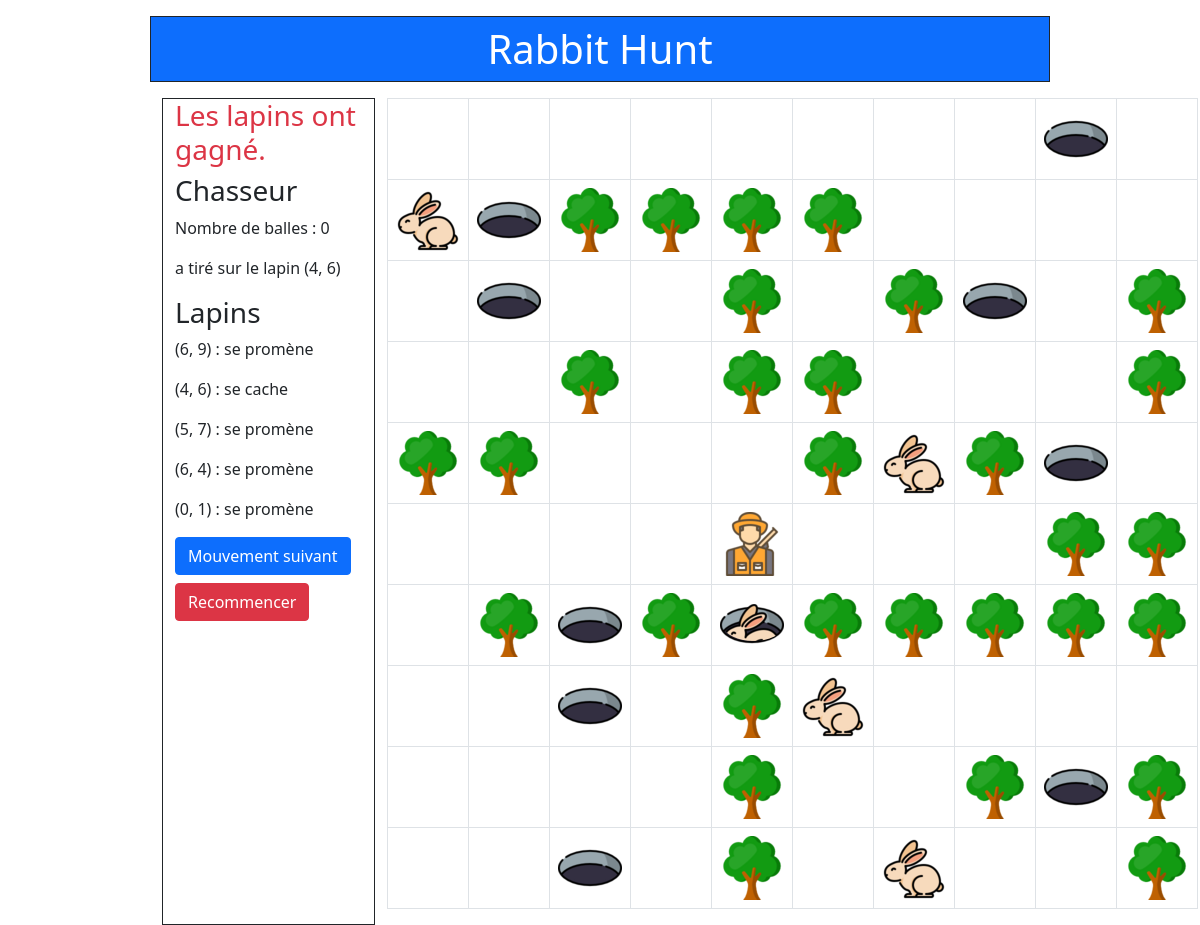
Screenshot of /game/ with the database file from the repository.
### bunnyapp/models.py (models this page shows, shortened)
class Forest(models.Model):
    size = models.IntegerField()
    message = models.CharField(max_length=24, default="")
    objects = models.Manager()

class Hunter(models.Model):
    forest = models.ForeignKey(Forest, on_delete=models.DO_NOTHING)
    bullet = models.IntegerField()
    hunger = models.IntegerField()
    kilometers = models.IntegerField()
    position_x = models.IntegerField()
    position_y = models.IntegerField()
    message = models.CharField(max_length=24, default="None")
    objects = models.Manager()

class Rabbit(models.Model):
    forest = models.ForeignKey(Forest, on_delete=models.DO_NOTHING)
    speed = models.IntegerField()
    color = models.CharField(max_length=10)
    kilometers = models.IntegerField()
    position_x = models.IntegerField()
    position_y = models.IntegerField()
    message = models.CharField(max_length=24, default="None")
    objects = models.Manager()

### bunnyapp/views.py (the view, shortened to what this page needs)
# urls.py: path('game/', views.game, name='game'),
def game(request):
    forest = Forest.objects.first()
    trees = Tree.objects.filter(forest=forest)
    hunters = Hunter.objects.filter(forest=forest)
    rabbits = Rabbit.objects.filter(forest=forest)
    burrows = Burrow.objects.filter(forest=forest)
    board = [['' for _ in range(forest.size)] for _ in range(forest.size)]
    for tree in trees:
        board[tree.position_y][tree.position_x] = 'tree'
    for hunter in hunters:
        board[hunter.position_y][hunter.position_x] = 'hunter'
    for rabbit in rabbits:
        board[rabbit.position_y][rabbit.position_x] = 'rabbit'
    for burrow in burrows:
        board[burrow.position_y][burrow.position_x] = 'burrow'
    for burrow in burrows:
        for rabbit in rabbits:
            if rabbit.position_x == burrow.position_x and rabbit.position_y == burrow.position_y:
                board[burrow.position_y][burrow.position_x] = 'hidden'
    context = {
        'board': board,
        'forest': forest,
        'hunters': hunters,
        'rabbits': rabbits,
    }
    return render(request, 'bunnyapp/game.html', context)

### bunnyapp/templates/bunnyapp/game.html (shortened to what this page needs)
{% extends 'bunnyapp/base.html' %}
{% block content %}
<div class="container row">
    <div class="col-3 border border-dark">
        <h3 class="text-danger">{{forest.message}}</h3>
        <h3> Chasseur</h3>
        <p>Nombre de balles : {{ hunters.0.bullet }}</p>
        <p>{{ hunters.0.message }}</p>
        <h3>Lapins</h3>
        {% for rabbit in rabbits %}
            <p>({{ rabbit.position_x }}, {{ rabbit.position_y }}) : {{ rabbit.message }}</p>
        {% endfor %}
         <form method="post" action="{% url 'game' %}">
            <button type="submit" class="btn btn-primary">Mouvement suivant</button>
        </form>
        <a href="{% url 'welcome' %}" class="btn btn-danger my-2">Recommencer</a>
    </div>
    <div class="col-9">
        <table class="table table-bordered">
            <tbody>
                {% for row in board %}
                <tr>
                    {% for cell in row %}
                    <td>
                        {% load static %}
                        {% if cell == 'tree' %}
                        <img src="{% static 'bunnyapp/tree.png' %}" alt="Tree">
                        {% endif %}
                        {% if cell == 'hunter' %}
                        <img src="{% static 'bunnyapp/hunter.png' %}" alt="Hunter">
                        {% endif %}
                        {% if cell == 'rabbit' %}
                        <img src="{% static 'bunnyapp/brown_rabbit.png' %}" alt="Rabbit">
                        {% endif %}
                        {% if cell == 'burrow' %}
                        <img src="{% static 'bunnyapp/burrow.png' %}" alt="Burrow">
                        {% endif %}
                        {% if cell == 'hidden' %}
                        <img src="{% static 'bunnyapp/hidden.png' %}" alt="Hidden">
                        {% endif %}
                    </td>
                    {% endfor %}
                </tr>
                {% endfor %}
            </tbody>
        </table>
    </div>
</div>
{% endblock %}

### bunnyapp/templates/bunnyapp/base.html (shortened to what this page needs)
<!DOCTYPE html>
<HTML>
    <head>
        <link
            href="https://cdn.jsdelivr.net/npm/bootstrap@5.0.2/dist/css/bootstrap.min.css"
            rel="stylesheet"/>
    </head>
    <body class="col-9 mx-auto">
        <header class="container border border-dark mx-auto my-3">
            <div class="row align-items-center bg-primary">
                <h1 class="text-center text-white my-2">Rabbit Hunt</h1>
            </div>
         </header>
        <div>
            {% block content %} {% endblock %}
        </div>
    </body>
</html>

### rows the page displays
Forest: message "Les lapins ont gagné."
Hunter: bullet "0", message "a tiré sur le lapin (4, 6)"
Rabbit: position_x "6", position_y "9", message "se promène"
Rabbit: position_x "4", position_y "6", message "se cache"
Rabbit: position_x "5", position_y "7", message "se promène"
Rabbit: position_x "6", position_y "4", message "se promène"
Rabbit: position_x "0", position_y "1", message "se promène"
